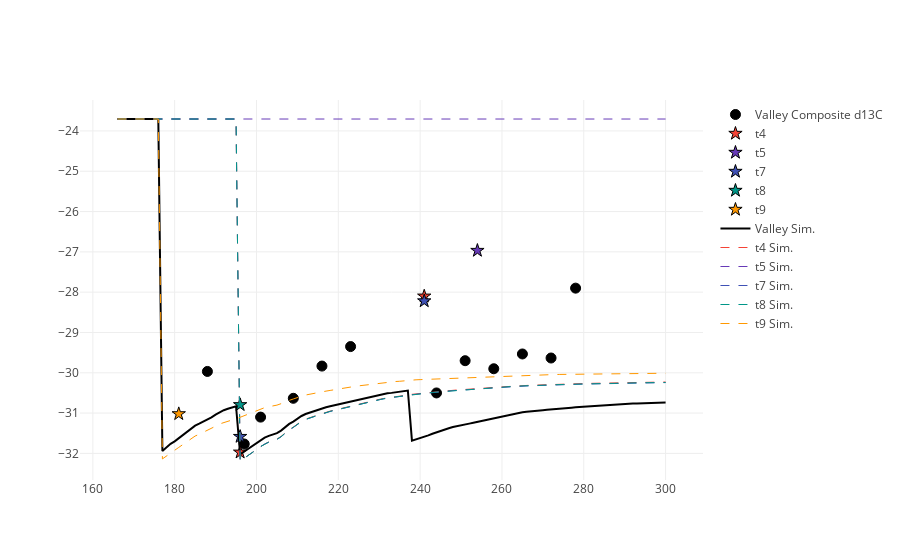

Notebook source saved alongside this figure:
### Code cell
%matplotlib inline
import plotlycred
figname = 'Soils' + variable + transect + '.png'

online = False
if online:
    # fig = py.iplot(data) 
    fig = go.Figure(data=data) # , layout=layout)
    py.image.save_as(fig, filename=figname)
else:
    iplot(data)

### Figure 1 — Plotly figure (JSON) as saved in the notebook; plotly's stock layout.template omitted (floating-point values rounded to 4 significant figures; data arrays with more than 128 entries replaced by an {"elided": "..."} marker saying what was removed)
{"data": [{"marker": {"color": "black", "line": {"color": "black", "width": 1}, "size": 10, "symbol": "circle"}, "mode": "markers", "name": "Valley Composite d13C", "type": "scatter", "x": {"elided": "135 int values"}, "y": {"elided": "135 float values"}}, {"marker": {"color": "#F44336", "line": {"color": "black", "width": 1}, "size": 10, "symbol": "star"}, "mode": "markers", "name": "t4", "type": "scatter", "x": {"elided": "135 int values"}, "y": {"elided": "135 float values"}}, {"marker": {"color": "#673AB7", "line": {"color": "black", "width": 1}, "size": 10, "symbol": "star"}, "mode": "markers", "name": "t5", "type": "scatter", "x": {"elided": "135 int values"}, "y": {"elided": "135 float values"}}, {"marker": {"color": "#3F51B5", "line": {"color": "black", "width": 1}, "size": 10, "symbol": "star"}, "mode": "markers", "name": "t7", "type": "scatter", "x": {"elided": "135 int values"}, "y": {"elided": "135 float values"}}, {"marker": {"color": "#009688", "line": {"color": "black", "width": 1}, "size": 10, "symbol": "star"}, "mode": "markers", "name": "t8", "type": "scatter", "x": {"elided": "135 int values"}, "y": {"elided": "135 float values"}}, {"marker": {"color": "#FF9800", "line": {"color": "black", "width": 1}, "size": 10, "symbol": "star"}, "mode": "markers", "name": "t9", "type": "scatter", "x": {"elided": "135 int values"}, "y": {"elided": "135 float values"}}, {"marker": {"color": "black"}, "mode": "lines", "name": "Valley Sim.", "type": "scatter", "x": {"elided": "135 int values"}, "y": {"elided": "195 float values"}}, {"line": {"color": "#F44336", "dash": "dash", "width": 1}, "name": "t4 Sim.", "type": "scatter", "x": {"elided": "135 int values"}, "y": {"elided": "195 float values"}}, {"line": {"color": "#673AB7", "dash": "dash", "width": 1}, "name": "t5 Sim.", "type": "scatter", "x": {"elided": "135 int values"}, "y": {"elided": "195 float values"}}, {"line": {"color": "#3F51B5", "dash": "dash", "width": 1}, "name": "t7 Sim.", "type": "scatter", "x": {"elided": "135 int values"}, "y": {"elided": "195 float values"}}, {"line": {"color": "#009688", "dash": "dash", "width": 1}, "name": "t8 Sim.", "type": "scatter", "x": {"elided": "135 int values"}, "y": {"elided": "195 float values"}}, {"line": {"color": "#FF9800", "dash": "dash", "width": 1}, "name": "t9 Sim.", "type": "scatter", "x": {"elided": "135 int values"}, "y": {"elided": "195 float values"}}], "layout": {}}
